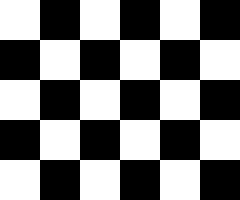
//> input picture Affine/chess.png, 240 x 200 px
$ ./affine   (built with g++ and OpenCV 4)
//> lines starting //> are read from the running program, lines starting //| are printed output that depends on the picture; after the words box and inside, x2 and y2 are one past the last pixel; in counts of white or black regions, pixels touching at a corner belong together
#include <cstdlib>
#include <algorithm>
#include <string>
#include <iostream>
#include <cmath>

#include <opencv2/core/core.hpp>
#include <opencv2/highgui/highgui.hpp>
#include <opencv2/imgproc/imgproc.hpp>


std::string SRC_IMAGE = "chess.png";

cv::Mat affine_no_culling(cv::Mat& src, cv::Matx<float, 3, 3>& affine_matrix) {

    cv::Matx<float, 3, 4> src_vertices(
        0, src.cols, src.cols, 0,
        0, 0,        src.rows, src.rows,
        1, 1,        1,        1
    );

    cv::Matx<float, 3, 4> dst_vertices = affine_matrix * src_vertices;

    double xMax, xMin, yMax, yMin;
    cv::minMaxIdx(dst_vertices.row(0), & xMin, & xMax);
    cv::minMaxIdx(dst_vertices.row(1), & yMin, & yMax);

    xMin = std::min(xMin, 0.0);
    yMin = std::min(yMin, 0.0);
    xMax = std::max(xMax, static_cast<double>(src.cols));
    yMax = std::max(yMax, static_cast<double>(src.rows));

    cv::Size dst_size(static_cast<int>(xMax - xMin), static_cast<int>(yMax - yMin));
    cv::Mat dst(dst_size, src.type());

    // [11 lines of commented-out code are left out]

    cv::Matx<float, 3, 3> panning(
        1.0, 0.0, static_cast<float>(- xMin),
        0.0, 1.0, static_cast<float>(- yMin),
        0.0, 0.0, 1.0
    );

    cv::Mat affine_with_panning(panning * affine_matrix); // use type Mat instead of Matx for convenient slicing
    cv::warpAffine(
    	src,
    	dst,
        cv::Mat(affine_with_panning, cv::Rect(0, 0, 3, 2)),
    	dst_size
    );

    cv::Matx<float, 3, 4> src_vertices_shadow = panning * src_vertices;
    cv::Point2f left_top(
        src_vertices_shadow(0, 0), src_vertices_shadow(1, 0));
    cv::Point2f right_bottom(
        src_vertices_shadow(0, 2), src_vertices_shadow(1, 2));
    cv::rectangle(dst, left_top, right_bottom, CV_RGB(0, 0, 255), 8);

    return dst;
};

cv::Mat translate(cv::Mat& src, float xOffset, float yOffset) {

    cv::Matx<float, 3, 3> translate_matrix(
        1.0, 0.0, xOffset,
        0.0, 1.0, yOffset,
        0.0, 0.0, 1.0
    );

    return affine_no_culling(src, translate_matrix);
};

cv::Mat rotate(cv::Mat& src, float angle, cv::Point2i center=cv::Point2i(0, 0)) {

	cv::Matx<float, 3, 3> shift(
        1.0, 0.0, - center.x,
        0.0, 1.0, - center.y,
        0.0, 0.0, 1.0
    );

    cv::Matx<float, 3, 3> rotate_matrix( // use std::sin instead of sin for saving numerical cast
        std::cos(angle),   - std::sin(angle), 0.0,
        std::sin(angle),   std::cos(angle),   0.0,
        0.0,               0.0,               1.0
    );

    cv::Matx<float, 3, 3> shift_inv(
        1.0, 0.0, center.x,
        0.0, 1.0, center.y,
        0.0, 0.0, 1.0
    );

    cv::Matx<float, 3, 3> M = shift_inv * rotate_matrix * shift;

    return affine_no_culling(src, M);
};

cv::Mat scale(cv::Mat& src, float xScale, float yScale, cv::Point2i center=cv::Point2i(0, 0)) {

    cv::Matx<float, 3, 3> shift(
        1.0, 0.0, - center.x,
        0.0, 1.0, - center.y,
        0.0, 0.0, 1.0
    );

    cv::Matx<float, 3, 3> scale_matrix(
        xScale, 0.0,    0.0,
        0.0,    yScale, 0.0,
        0.0,    0.0,    1.0
    );

    cv::Matx<float, 3, 3> shift_inv(
        1.0, 0.0, center.x,
        0.0, 1.0, center.y,
        0.0, 0.0, 1.0
    );

    cv::Matx<float, 3, 3> M = shift_inv * scale_matrix * shift;

    return affine_no_culling(src, M);
};


int main(int argc, char* argv[])
{
    cv::Mat src = cv::imread(SRC_IMAGE, CV_LOAD_IMAGE_COLOR);
//> src is the input picture: 200 rows x 240 cols, CV_8UC3; 50% white; 1 white region, box (x1, y1, x2, y2) and area: (0, 0, 240, 200) 24000
    cv::Mat dst = rotate(src, 3.14f / 6, cv::Point2i(src.cols / 2, src.rows / 2));
//> in rotate, `cv::Matx<float, 3, 3> shift( 1.0, 0.0, - center.x, 0.0, 1.0, - center...`: shift = [[1, 0, -120], [0, 1, -100], [0, 0, 1]]
//> in rotate, `cv::Matx<float, 3, 3> shift_inv( 1.0, 0.0, center.x, 0.0, 1.0, center...`: shift_inv = [[1, 0, 120], [0, 1, 100], [0, 0, 1]]
//> in rotate, `cv::Matx<float, 3, 3> M = shift_inv * rotate_matrix * shift;`: M = [[0.866, -0.5, 66.04], [0.5, 0.866, -46.59], [0, 0, 1]]
//> in affine_no_culling, `cv::Matx<float, 3, 4> dst_vertices = affine_matrix * src_vertices;`: dst_vertices = [[66.04, 273.9, 174, -33.92], [-46.59, 73.36, 246.6, 126.6], [1, 1, 1, 1]]
//> in affine_no_culling, `cv::minMaxIdx(dst_vertices.row(0), & xMin, & xMax);`: xMin = -33.92; xMax = 273.9
//> in affine_no_culling, `cv::minMaxIdx(dst_vertices.row(1), & yMin, & yMax);`: yMin = -46.59; yMax = 246.6
//> in affine_no_culling, `cv::Size dst_size(static_cast<int>(xMax - xMin), static_cast<int>(yMax..`: dst_size = Size(307, 293)
//> in affine_no_culling, `cv::Mat dst(dst_size, src.type());`: dst: 293 rows x 307 cols, CV_8UC3; every value is 0
//> in affine_no_culling, `cv::Matx<float, 3, 3> panning( 1.0, 0.0, static_cast<float>(- xMin), 0..`: panning = [[1, 0, 33.92], [0, 1, 46.59], [0, 0, 1]]
//> in affine_no_culling, `cv::Mat affine_with_panning(panning * affine_matrix);`: affine_with_panning = [[0.866, -0.5, 99.95], [0.5, 0.866, 0], [0, 0, 1]]
//> in affine_no_culling, `cv::warpAffine( src, dst, cv::Mat(affine_with_panning, cv::Rect(0, 0, ..`:
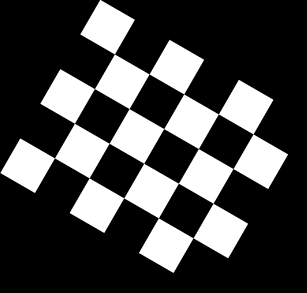
//> dst: 293 rows x 307 cols, CV_8UC3; min 0, max 255, mean 68
//> in affine_no_culling, `cv::Matx<float, 3, 4> src_vertices_shadow = panning * src_vertices;`: src_vertices_shadow = [[33.92, 273.9, 273.9, 33.92], [46.59, 46.59, 246.6, 246.6], [1, 1, 1, 1]]
//> in affine_no_culling, `cv::Point2f left_top( src_vertices_shadow(0, 0), src_vertices_shadow(1..`: left_top = Point(33.92, 46.59)
//> in affine_no_culling, `cv::Point2f right_bottom( src_vertices_shadow(0, 2), src_vertices_shad..`: right_bottom = Point(273.9, 246.6)
//> in affine_no_culling, `cv::rectangle(dst, left_top, right_bottom, CV_RGB(0, 0, 255), 8);`:
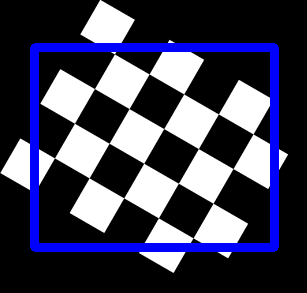
//> dst: 293 rows x 307 cols, CV_8UC3; 8.77% of pixels changed, all inside (x1, y1, x2, y2) = (30, 43, 279, 252)
//     cv::Mat dst = translate(src, - 50, 80);
//    cv::Mat dst = scale(src, - 2.0f, 1.5f, cv::Point2i(src.cols / 3, src.rows / 2));

    cv::imshow("original", src);
    cv::imshow("transformed", dst);
    cv::waitKey(0);

    return EXIT_SUCCESS;
}
